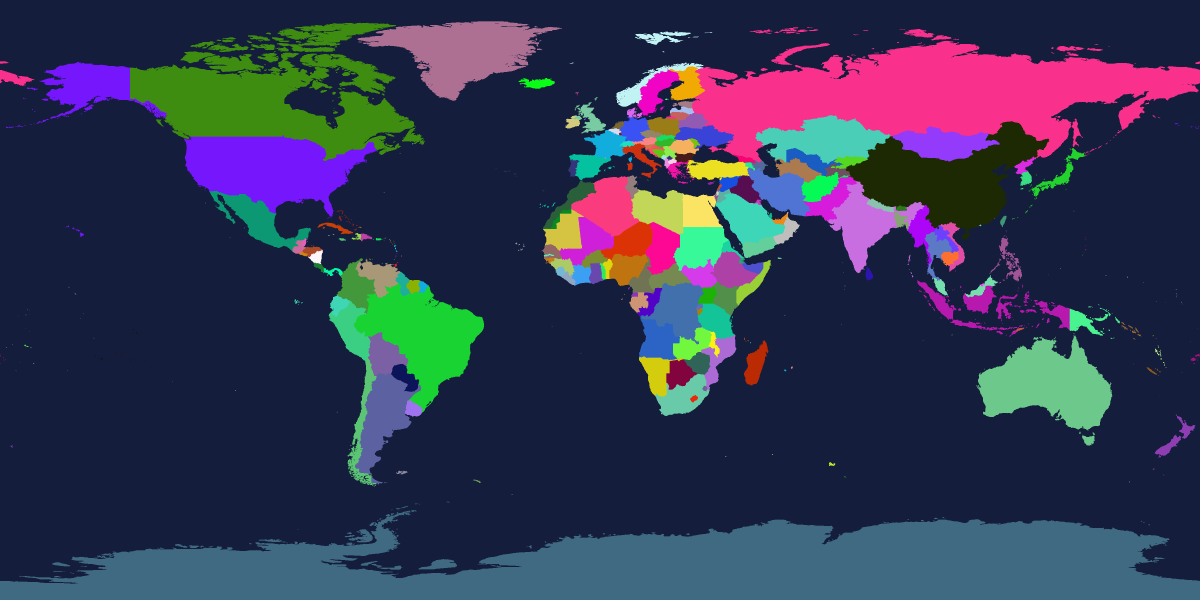
#> input picture hoi4-modern-day/tools/data/world/world_0p1.png, 3600 x 1800 px (shown at 1/3 size)
$ python make_synthetic_game.py
#> lines starting #> are read from the running program, lines starting #| are printed output that depends on the picture
#!/usr/bin/env python3
"""Make a small fake HOI4 install for testing the map builder.

It has the same file formats as the real game (definition.csv,
provinces.bmp, history/states, localisation, technologies, country tags),
but the map is a plain 0.5-degree grid and the states are 1936-style
blocks of provinces. Usage:

    python3 tools/tests/make_synthetic_game.py /tmp/fakehoi4
    HOI4_DIR=/tmp/fakehoi4 python3 tools/build.py --no-art
"""
import json
import os
import sys
from collections import defaultdict

from PIL import Image

HERE = os.path.dirname(os.path.abspath(__file__))
sys.path.insert(0, os.path.dirname(HERE))
from data.cities import CITIES  # noqa: E402

import math

OUT = sys.argv[1] if len(sys.argv) > 1 else "/tmp/fakehoi4"
MILLER = "--miller" in sys.argv     # distorted projection, like HOI4's map
RES = 2          # pixels per degree
CELL = 2         # province = CELL x CELL pixels
W, H = 360 * RES, 180 * RES
LAT_N, LAT_S = 72.0, -56.0


def _m(lat):
    return 1.25 * math.log(math.tan(math.pi / 4 + 0.4 * math.radians(lat)))


def to_lonlat(px, py):
    """pixel centre -> lon/lat for the synthetic projection"""
    lon = px / RES - 180
    if not MILLER:
        return lon, 90 - py / RES
    top, bot = _m(LAT_N), _m(LAT_S)
    v = top - (py / H) * (top - bot)
    lat = math.degrees((math.atan(math.exp(v / 1.25)) - math.pi / 4) / 0.4)
    lon = lon * (1 + 0.15 * math.sin(math.radians(lat)))   # a little shear, as HOI4 has
    return lon, lat


def to_pixel(lon, lat):
    if not MILLER:
        return (lon + 180) * RES, (90 - lat) * RES
    lon = lon / (1 + 0.15 * math.sin(math.radians(lat)))
    top, bot = _m(LAT_N), _m(LAT_S)
    return (lon + 180) * RES, (top - _m(lat)) / (top - bot) * H


def main():
    meta = json.load(open(os.path.join(HERE, "..", "data", "world", "world_0p1.json")))
#> (reads hoi4-modern-day/tools/data/world/world_0p1.json from the repository)
    raster = Image.open(os.path.join(HERE, "..", "data", "world", "world_0p1.png"))
#> raster is the input picture: PIL image 3600x1800 P; mean R, G, B 51.6, 56.3, 82.1
    codes = meta["codes"]

    def code(lon, lat):
        return codes[raster.getpixel((int((lon + 180) * 10) % 3600, min(1799, max(0, int((90 - lat) * 10)))))]

    img = Image.new("RGB", (W, H))
#> img: PIL image 720x360 RGB; every value is 0
    px = img.load()
    defs = ["0;0;0;0;land;false;unknown;0"]
    prov_cell = {}
    pid = 0
    land = {}
    for cy in range(0, H, CELL):
        for cx in range(0, W, CELL):
            pid += 1
            lon, lat = to_lonlat(cx + CELL / 2, cy + CELL / 2)
            c = code(lon, lat) if -180 <= lon <= 180 else "--"
            kind = "land" if c != "--" else "sea"
            r, g, b = (pid >> 16) & 255, (pid >> 8) & 255, pid & 255
            for dy in range(CELL):
                for dx in range(CELL):
                    px[cx + dx, cy + dy] = (r, g, b)
            defs.append(f"{pid};{r};{g};{b};{kind};false;plains;1")
            prov_cell[pid] = (lon, lat)
            if kind == "land":
                land[pid] = c
#> this loop made 180 passes
    os.makedirs(os.path.join(OUT, "map"), exist_ok=True)
    img.save(os.path.join(OUT, "map", "provinces.bmp"))
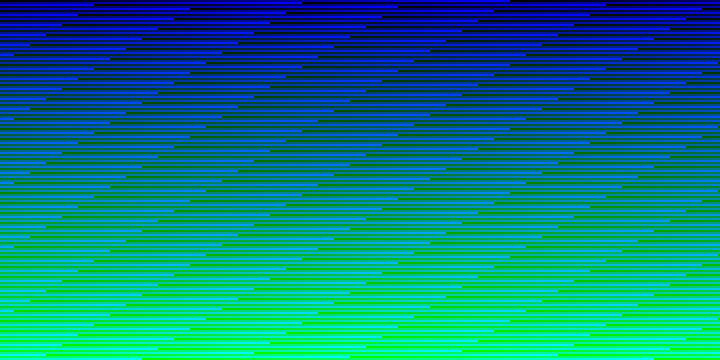
#> saved as provinces.bmp: PIL image 720x360 RGB; mean R, G, B 0, 126.1, 127.4
    open(os.path.join(OUT, "map", "definition.csv"), "w").write("\n".join(defs) + "\n")

    # 1936-ish states: 4x4 degree blocks of land, split by modern code
    groups = defaultdict(list)
    for p, c in land.items():
        lon, lat = prov_cell[p]
        groups[(int((lon + 180) // 4), int((lat + 90) // 4), c)].append(p)
    sdir = os.path.join(OUT, "history", "states")
    os.makedirs(sdir, exist_ok=True)
    vp = {}
    for name, (lat, lon) in CITIES.items():
        if MILLER and not (LAT_S < lat < LAT_N):
            continue
        fx, fy = to_pixel(lon, lat)
        cx, cy = int(fx) // CELL, int(fy) // CELL
        p = cy * (W // CELL) + cx + 1
        if p in land:
            vp.setdefault(p, name)
    names = []
    for sid, (key, provs) in enumerate(sorted(groups.items()), start=1):
        vps = [p for p in provs if p in vp]
        hist = "\t\towner = XXX\n\t\tadd_core_of = XXX\n"
        for p in vps[:2]:
            hist += f"\t\tvictory_points = {{ {p} 5 }}\n"
        hist += "\t\tbuildings = {\n\t\t\tinfrastructure = 2\n\t\t\tindustrial_complex = 1\n"
        hist += f"\t\t\t{provs[0]} = {{ supply_node = 1 bunker = 2 }}\n\t\t}}\n\t\t1939.1.1 = {{ owner = XXX }}\n"
        text = (f"state={{\n\tid={sid}\n\tname=\"STATE_{sid}\"\n\tmanpower = {len(provs) * 40000}\n"
                f"\tstate_category = town\n\thistory={{\n{hist}\t}}\n\tprovinces={{\n\t\t{' '.join(map(str, provs))}\n\t}}\n"
                f"\tlocal_supplies=0.000\n}}\n")
        open(os.path.join(sdir, f"{sid}-State{sid}.txt"), "w").write(text)
        names.append(f' STATE_{sid}:0 "Block {sid} ({key[2]})"')
    loc = os.path.join(OUT, "localisation", "english")
    os.makedirs(loc, exist_ok=True)
    open(os.path.join(loc, "state_names_l_english.yml"), "w", encoding="utf-8-sig").write("l_english:\n" + "\n".join(names) + "\n")
    open(os.path.join(loc, "victory_points_l_english.yml"), "w", encoding="utf-8-sig").write(
        "l_english:\n" + "\n".join(f' VICTORY_POINTS_{p}:0 "{n}"' for p, n in vp.items()) + "\n")
    tags = os.path.join(OUT, "common", "country_tags")
    os.makedirs(tags, exist_ok=True)
    open(os.path.join(tags, "00_countries.txt"), "w").write(
        "\n".join(f'{t} = "countries/{t}.txt"' for t in ["GER", "ENG", "FRA", "USA", "SOV", "ITA", "JAP", "CHI", "PRC", "POL", "UKR"]) + "\n")
    tech = os.path.join(OUT, "common", "technologies")
    os.makedirs(tech, exist_ok=True)
    open(os.path.join(tech, "infantry.txt"), "w").write("""technologies = {
	infantry_weapons = { start_year = 1918 folder = { name = infantry_folder position = { x = 0 y = 0 } } }
	infantry_weapons1 = { start_year = 1936 folder = { name = infantry_folder position = { x = 0 y = 1 } } }
	advanced_infantry_weapons = { start_year = 1944 folder = { name = infantry_folder position = { x = 0 y = 2 } } }
	concentrated_industry = { start_year = 1936 XOR = { dispersed_industry } folder = { name = industry_folder position = { x = 0 y = 0 } } }
	dispersed_industry = { start_year = 1936 XOR = { concentrated_industry } folder = { name = industry_folder position = { x = 1 y = 0 } } }
	nukes = { start_year = 1945 folder = { name = nuclear_folder position = { x = 0 y = 0 } } }
	mobile_warfare = { start_year = 1936 doctrine = yes folder = { name = land_doctrine_folder position = { x = 0 y = 0 } } }
}
""")
    print(f"synthetic game at {OUT}: {pid} provinces, {len(groups)} states, {len(vp)} named victory points")


if __name__ == "__main__":
    main()
